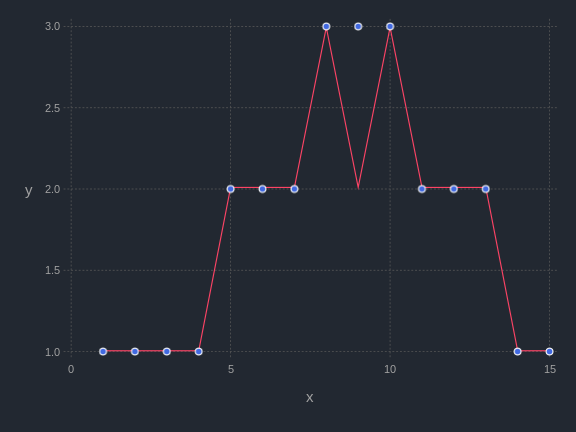

Generate this figure with Julia:
using Distributions
using Turing

y = [ 1.0, 1.0, 1.0, 1.0, 2.0, 2.0, 2.0, 3.0, 3.0, 3.0, 2.0, 2.0, 2.0, 1.0, 1.0 ];
N = length(y);  K = 3;

@model BayesHmm(y) = begin
    s = tzeros(Int64, N)
    m = tzeros(Real, K)
    T = Array{Array}(K)
    for i = 1:K
        T[i] ~ Dirichlet(ones(K)/K)
        # m[i] ~ Normal(1, 0.1) # Defining m this way causes label-switching problem.
        m[i] ~ Normal(i, 0.01)
    end
    s[1] ~ Categorical(ones(Float64, K)/K)
    for i = 2:N
        s[i] ~ Categorical(vec(T[s[i-1]]))
        y[i] ~ Normal(m[s[i]], 0.01)
    end
end

g = Gibbs(300, HMC(1, 0.2, 5, :m, :T), PG(50, 1, :s))
c = sample(BayesHmm(y), g);

m = c[:m][111];
s = c[:s][111];

using Gadfly

p_layer = layer(x=1:N, y=y, Geom.point, Theme(default_color=colorant"royalblue"))
l_layer = layer(x=1:N, y=m[s], Geom.line)

plt = plot(p_layer, l_layer);

draw(PNG("amazon-talk/BayesHMM.png", 6inch, 4.5inch), plt)
